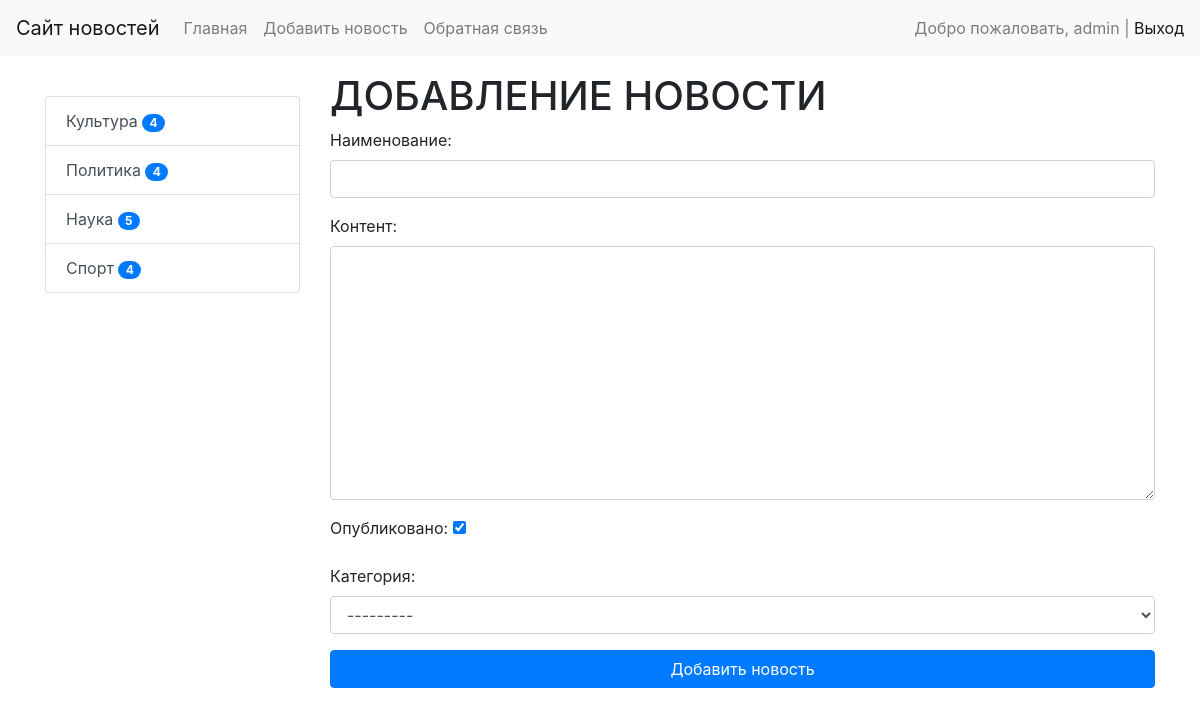
The page /news/add_news/ (signed in) on the database its author committed.
### news/models.py (models this page shows)
class Category(models.Model):
    title = models.CharField(max_length=150, db_index=True, verbose_name='Наименование категории')
    def get_absolute_url(self):
        return reverse('category', kwargs={"category_id": self.pk})
    def __str__(self):
        return self.title
    class Meta:
        verbose_name = 'Категория'
        verbose_name_plural = 'Категории'
        ordering = ['title']

### news/views.py (the view)
# urls.py: path('news/add_news/', CreateNews.as_view(), name='add_news'),
class CreateNews(LoginRequiredMixin, CreateView):
    form_class = NewsForm
    template_name = 'news/add_news.html'
    raise_exception = True

### news/forms.py (shortened to what this page needs)
class NewsForm(forms.ModelForm):
    class Meta:
        model = News
        fields = ['title', 'content', 'is_published', 'category']
        widgets = {
            'title': forms.TextInput(attrs={'class': 'form-control'}),
            'content': forms.Textarea(attrs={'class': 'form-control', 'rows': 10}),
            'category': forms.Select(attrs={'class': 'form-control'}),
        }

### news/templatetags/news_tags.py (called while the page is built)
@register.inclusion_tag('news/list_categories.html')
def show_categories(arg1='Hello', arg2='world'):
    categories = Category.objects.annotate(cnt=Count('news', filter=F('news__is_published'))).filter(cnt__gt=0)
    return {'categories': categories, "arg1": arg1, "arg2": arg2}

### news/templates/news/add_news.html (shortened to what this page needs)
{% extends 'base.html' %}
{% block sidebar %}
{% include 'inc/_sidebar.html' %}
{%endblock%}
{% block content %}
<h1>ДОБАВЛЕНИЕ НОВОСТИ</h1>
<form action="{% url 'add_news' %}" method="post">
    {{form.as_p}}
    <button type="submit" class="btn btn-primary btn-block">Добавить новость</button>
</form>
{%endblock%}

### templates/inc/_nav.html (shortened to what this page needs)
<nav class="navbar navbar-expand-lg navbar-light bg-light">
    <a class="navbar-brand" href="{% url 'home' %}">Сайт новостей</a>
    <div class="collapse navbar-collapse" id="navbarSupportedContent">
        <ul class="navbar-nav mr-auto">
            <li class="nav-item"><a class="nav-link" href="{% url 'home' %}">Главная</a></li>
            {% if request.user.is_authenticated %}
            <li class="nav-item"><a class="nav-link" href="{% url 'add_news' %}">Добавить новость</a></li>
            <li class="nav-item"><a class="nav-link" href="{% url 'feedback' %}">Обратная связь</a></li>
            {% endif %}
        </ul>
        <span class="navbar-text">
            {% if request.user.is_authenticated %}
                Добро пожаловать, {{ user.username }} | <a href="{% url 'logout' %}">Выход</a>
            {% else %}
                <a href="{% url 'register' %}">Регистрация</a> | <a href="{% url 'login' %}">Вход</a>
            {% endif %}
        </span>
    </div>
</nav>

### news/templates/news/list_categories.html
<div class="list-group">
    {% for item_category in categories%}
    <a href="{{ item_category.get_absolute_url }}" class="list-group-item list-group-item-action">{{item_category.title}}  <span class="badge badge-primary badge-pill">{{item_category.cnt}}</span></a>
    {% endfor %}
</div>

### mysite/static/css/style.css (style rules this page uses)
body { background-color: #fefefe; }

### rows shown on the page
Category: title "Культура", cnt "4"
Category: title "Политика", cnt "4"
Category: title "Наука", cnt "5"
Category: title "Спорт", cnt "4"

### other values the page prints
{{ user.username }} "admin"
